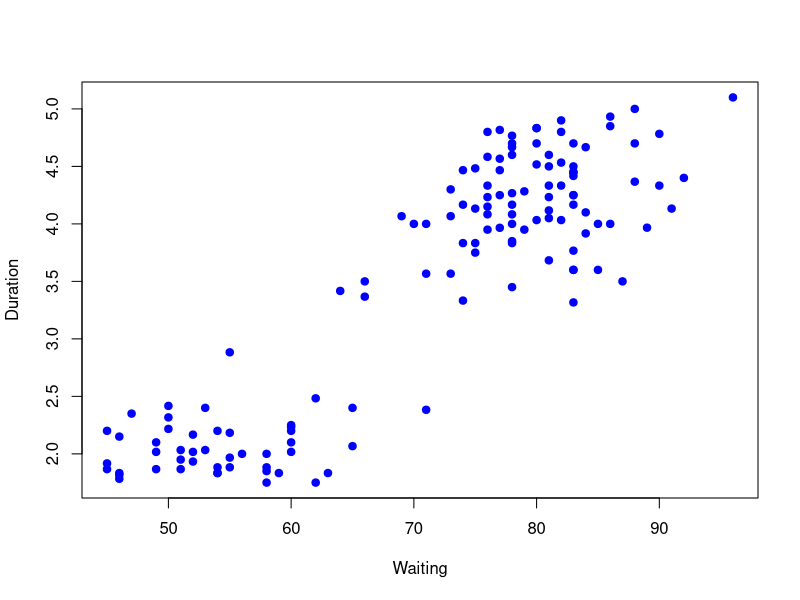
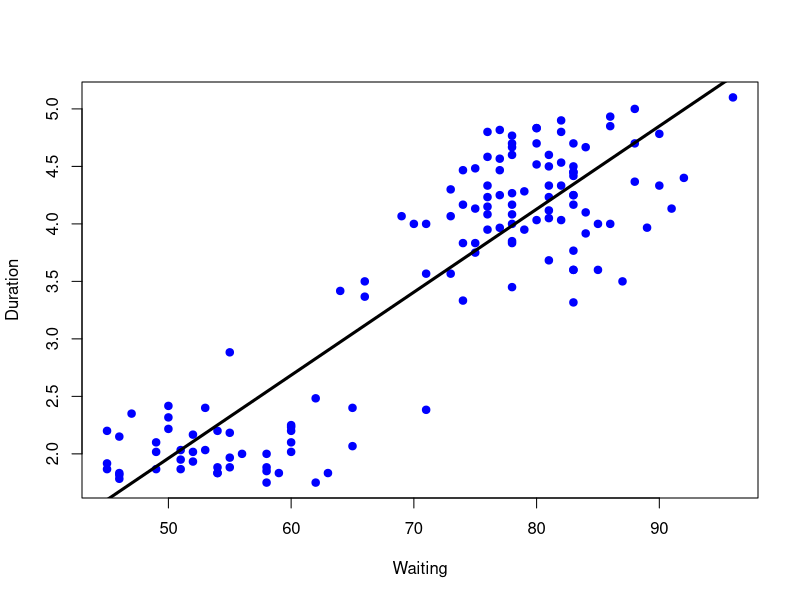
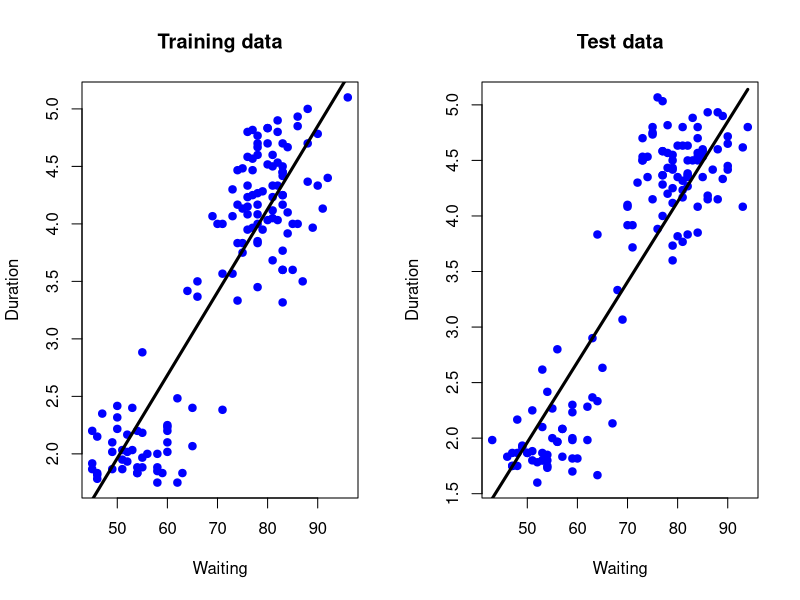
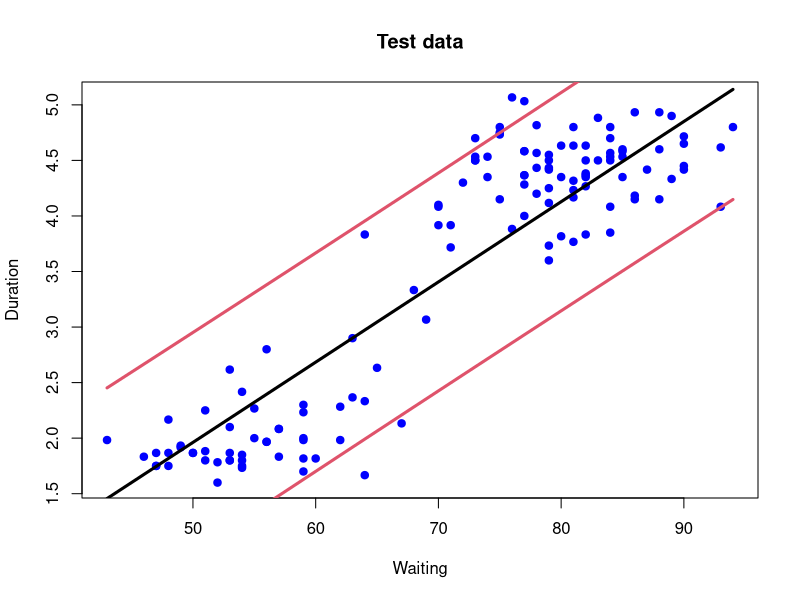

The R source for these figures, in order:
# Example: Old faithful eruptions
library(caret)
data("faithful")
set.seed(333)
inTrain <- createDataPartition(y=faithful$waiting,
                               p=0.5, list=FALSE)
trainFaith <- faithful[inTrain, ]
testFaith <- faithful[-inTrain, ]
head(trainFaith)

# Eruption duration versus waiting time
plot(trainFaith$waiting, trainFaith$eruptions, pch=19, col="blue", xlab="Waiting", ylab="Duration")

# Fit a linear model
lm1 <- lm(eruptions ~ waiting, data=trainFaith)
summary(lm1)

# Model fit
plot(trainFaith$waiting, trainFaith$eruptions, pch=19, col="blue", xlab="Waiting", ylab="Duration")
lines(trainFaith$waiting, lm1$fitted.values, lwd=3)

# Predict a new value
# manually (eruptionduration_hat = b0_hat + b1_hat * waiting:
coef(lm1)[1] + coef(lm1)[2]*80

# by using predict function
newdata <- data.frame(waiting=80)
predict(lm1, newdata)

# Plot predictions - training and test
par(mfrow=c(1,2))
# training
plot(trainFaith$waiting, trainFaith$eruptions, pch=19, col="blue", xlab="Waiting", ylab="Duration", main="Training data")
lines(trainFaith$waiting, predict(lm1), lwd=3)

# test
plot(testFaith$waiting, testFaith$eruptions, pch=19, col="blue", xlab="Waiting", ylab="Duration", main="Test data")
lines(testFaith$waiting, predict(lm1, newdata=testFaith), lwd=3)
par(mfrow=c(1,1))


# Get training set/test set errors

# Calculate RMSE on training
sqrt(sum((lm1$fitted.values - trainFaith$eruptions)^2))
# Calculate RMSE on test
sqrt(sum((predict(lm1, newdata=testFaith) - testFaith$eruptions)^2))


# Prediction intervals
pred1 <- predict(lm1, newdata=testFaith, interval="prediction")
ord <- order(testFaith$waiting)
plot(testFaith$waiting, testFaith$eruptions, pch=19, col="blue", xlab="Waiting", ylab="Duration", main="Test data")
matlines(testFaith$waiting[ord], pred1[ord, ], type="l", col=c(1,2,2), lty=c(1,1,1), lwd=3)

# Same process with caret package
modFit <- train(eruptions ~ waiting, data=trainFaith, method="lm")
summary(modFit$finalModel)
